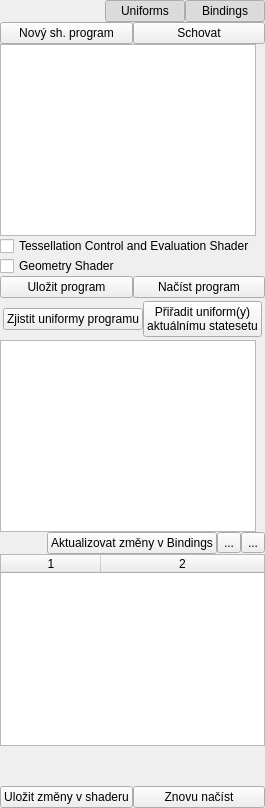
            <widget class="QWidget" name="shaderProgramWidget" native="true">
             <property name="sizePolicy">
              <sizepolicy hsizetype="Fixed" vsizetype="Preferred">
               <horstretch>0</horstretch>
               <verstretch>0</verstretch>
              </sizepolicy>
             </property>
             <property name="minimumSize">
              <size>
               <width>250</width>
               <height>0</height>
              </size>
             </property>
             <property name="baseSize">
              <size>
               <width>200</width>
               <height>0</height>
              </size>
             </property>
             <layout class="QVBoxLayout" name="verticalLayout_7">
              <property name="spacing">
               <number>0</number>
              </property>
              <property name="margin">
               <number>0</number>
              </property>
              <item>
               <layout class="QVBoxLayout" name="verticalLayout_6">
                <property name="spacing">
                 <number>0</number>
                </property>
                <property name="margin">
                 <number>0</number>
                </property>
                <item>
                 <layout class="QHBoxLayout" name="horizontalLayout_5">
                  <item>
                   <spacer name="horizontalSpacer">
                    <property name="orientation">
                     <enum>Qt::Horizontal</enum>
                    </property>
                    <property name="sizeHint" stdset="0">
                     <size>
                      <width>40</width>
                      <height>20</height>
                     </size>
                    </property>
                   </spacer>
                  </item>
                  <item>
                   <widget class="QPushButton" name="uniformRegion_ShowHide">
                    <property name="enabled">
                     <bool>true</bool>
                    </property>
                    <property name="text">
                     <string>Uniforms</string>
                    </property>
                    <property name="checkable">
                     <bool>true</bool>
                    </property>
                    <property name="checked">
                     <bool>true</bool>
                    </property>
                   </widget>
                  </item>
                  <item>
                   <widget class="QPushButton" name="bindingsRegion_ShowHide">
                    <property name="text">
                     <string>Bindings</string>
                    </property>
                    <property name="checkable">
                     <bool>true</bool>
                    </property>
                    <property name="checked">
                     <bool>true</bool>
                    </property>
                   </widget>
                  </item>
                 </layout>
                </item>
                <item>
                 <layout class="QHBoxLayout" name="horizontalLayout_3">
                  <item>
                   <widget class="QPushButton" name="createShaderProgram">
                    <property name="text">
                     <string>Nový sh. program</string>
                    </property>
                   </widget>
                  </item>
                  <item>
                   <widget class="QPushButton" name="hideShaderProgramField">
                    <property name="text">
                     <string>Schovat</string>
                    </property>
                   </widget>
                  </item>
                 </layout>
                </item>
                <item>
                 <widget class="QTableWidget" name="listOfShaderPrograms">
                  <property name="sizePolicy">
                   <sizepolicy hsizetype="Fixed" vsizetype="Fixed">
                    <horstretch>0</horstretch>
                    <verstretch>0</verstretch>
                   </sizepolicy>
                  </property>
                  <property name="baseSize">
                   <size>
                    <width>100</width>
                    <height>100</height>
                   </size>
                  </property>
                  <property name="rowCount">
                   <number>0</number>
                  </property>
                  <property name="columnCount">
                   <number>3</number>
                  </property>
                  <attribute name="horizontalHeaderVisible">
                   <bool>false</bool>
                  </attribute>
                  <attribute name="horizontalHeaderDefaultSectionSize">
                   <number>80</number>
                  </attribute>
                  <attribute name="horizontalHeaderHighlightSections">
                   <bool>false</bool>
                  </attribute>
                  <attribute name="horizontalHeaderStretchLastSection">
                   <bool>true</bool>
                  </attribute>
                  <attribute name="verticalHeaderVisible">
                   <bool>false</bool>
                  </attribute>
                  <attribute name="verticalHeaderStretchLastSection">
                   <bool>false</bool>
                  </attribute>
                  <column>
                   <property name="text">
                    <string>Jméno</string>
                   </property>
                  </column>
                  <column>
                   <property name="text">
                    <string>Tes/geom</string>
                   </property>
                  </column>
                  <column>
                   <property name="text">
                    <string>P. užití</string>
                   </property>
                  </column>
                 </widget>
                </item>
                <item>
                 <widget class="QCheckBox" name="useTessShader">
                  <property name="text">
                   <string>Tessellation Control and Evaluation Shader</string>
                  </property>
                 </widget>
                </item>
                <item>
                 <widget class="QCheckBox" name="useGeometryShader">
                  <property name="text">
                   <string>Geometry Shader</string>
                  </property>
                 </widget>
                </item>
                <item>
                 <layout class="QGridLayout" name="gridLayout_14">
                  <item row="0" column="0">
                   <widget class="QPushButton" name="saveProgram">
                    <property name="text">
                     <string>Uložit program</string>
                    </property>
                   </widget>
                  </item>
                  <item row="0" column="1">
                   <widget class="QPushButton" name="loadProgram">
                    <property name="text">
                     <string>Načíst program</string>
                    </property>
                   </widget>
                  </item>
                 </layout>
                </item>
                <item>
                 <widget class="QWidget" name="uniformRegion" native="true">
                  <property name="minimumSize">
                   <size>
                    <width>0</width>
                    <height>0</height>
                   </size>
                  </property>
                  <layout class="QVBoxLayout" name="verticalLayout_8">
                   <property name="spacing">
                    <number>0</number>
                   </property>
                   <property name="margin">
                    <number>0</number>
                   </property>
                   <item>
                    <layout class="QHBoxLayout" name="horizontalLayout_6">
                     <property name="margin">
                      <number>3</number>
                     </property>
                     <item>
                      <widget class="QPushButton" name="getProgramUniforms">
                       <property name="text">
                        <string>Zjistit uniformy programu</string>
                       </property>
                      </widget>
                     </item>
                     <item>
                      <widget class="QPushButton" name="addUniformsToStateSet">
                       <property name="text">
                        <string>Přiřadit uniform(y)
aktuálnímu statesetu</string>
                       </property>
                      </widget>
                     </item>
                    </layout>
                   </item>
                   <item>
                    <widget class="QTableWidget" name="listOfActualProgramUniforms">
                     <property name="sizePolicy">
                      <sizepolicy hsizetype="Fixed" vsizetype="Expanding">
                       <horstretch>0</horstretch>
                       <verstretch>0</verstretch>
                      </sizepolicy>
                     </property>
                     <attribute name="horizontalHeaderStretchLastSection">
                      <bool>true</bool>
                     </attribute>
                     <attribute name="verticalHeaderStretchLastSection">
                      <bool>true</bool>
                     </attribute>
                    </widget>
                   </item>
                  </layout>
                 </widget>
                </item>
                <item>
                 <widget class="QWidget" name="bindingRegion" native="true">
                  <property name="minimumSize">
                   <size>
                    <width>0</width>
                    <height>10</height>
                   </size>
                  </property>
                  <layout class="QVBoxLayout" name="verticalLayout_9">
                   <property name="spacing">
                    <number>0</number>
                   </property>
                   <property name="margin">
                    <number>0</number>
                   </property>
                   <item>
                    <layout class="QHBoxLayout" name="horizontalLayout_7">
                     <item>
                      <spacer name="horizontalSpacer_2">
                       <property name="orientation">
                        <enum>Qt::Horizontal</enum>
                       </property>
                       <property name="sizeHint" stdset="0">
                        <size>
                         <width>40</width>
                         <height>20</height>
                        </size>
                       </property>
                      </spacer>
                     </item>
                     <item>
                      <widget class="QPushButton" name="updateBindings">
                       <property name="text">
                        <string>Aktualizovat změny v Bindings</string>
                       </property>
                       <property name="icon">
                        <iconset>
                         <normaloff>C:/Users/Martin/.designer/backup/refresh_b.png</normaloff>C:/Users/Martin/.designer/backup/refresh_b.png</iconset>
                       </property>
                      </widget>
                     </item>
                     <item>
                      <widget class="QToolButton" name="addVABinding">
                       <property name="text">
                        <string>...</string>
                       </property>
                       <property name="icon">
                        <iconset>
                         <normaloff>C:/Users/Martin/.designer/backup/plus_g.png</normaloff>C:/Users/Martin/.designer/backup/plus_g.png</iconset>
                       </property>
                      </widget>
                     </item>
                     <item>
                      <widget class="QToolButton" name="removeVABinding">
                       <property name="text">
                        <string>...</string>
                       </property>
                       <property name="icon">
                        <iconset>
                         <normaloff>C:/Users/Martin/.designer/backup/minus_r.png</normaloff>C:/Users/Martin/.designer/backup/minus_r.png</iconset>
                       </property>
                      </widget>
                     </item>
                    </layout>
                   </item>
                   <item>
                    <widget class="QTableWidget" name="bindingListTable">
                     <property name="columnCount">
                      <number>2</number>
                     </property>
                     <attribute name="horizontalHeaderStretchLastSection">
                      <bool>true</bool>
                     </attribute>
                     <attribute name="verticalHeaderVisible">
                      <bool>false</bool>
                     </attribute>
                     <attribute name="verticalHeaderStretchLastSection">
                      <bool>false</bool>
                     </attribute>
                     <column/>
                     <column/>
                    </widget>
                   </item>
                  </layout>
                 </widget>
                </item>
                <item>
                 <spacer name="verticalSpacer">
                  <property name="orientation">
                   <enum>Qt::Vertical</enum>
                  </property>
                  <property name="sizeHint" stdset="0">
                   <size>
                    <width>20</width>
                    <height>40</height>
                   </size>
                  </property>
                 </spacer>
                </item>
                <item>
                 <layout class="QHBoxLayout" name="horizontalLayout_4">
                  <item>
                   <widget class="QPushButton" name="shaderTab_saveShaderChanges">
                    <property name="text">
                     <string>Uložit změny v shaderu</string>
                    </property>
                   </widget>
                  </item>
                  <item>
                   <widget class="QPushButton" name="shaderTab_resetShaderChanges">
                    <property name="text">
                     <string>Znovu načíst</string>
                    </property>
                   </widget>
                  </item>
                 </layout>
                </item>
               </layout>
              </item>
             </layout>
            </widget>
